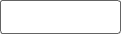
<?xml version="1.0" encoding="UTF-8"?>
<ui version="4.0">
 <class>RocketPromotedServerWidget</class>
 <widget class="QWidget" name="RocketPromotedServerWidget">
  <property name="geometry">
   <rect>
    <x>0</x>
    <y>0</y>
    <width>121</width>
    <height>34</height>
   </rect>
  </property>
  <property name="styleSheet">
   <string notr="true">QWidget#RocketPromotedServerWidget {
	background-color: transparent;
}

QFrame#frameContent {
	background-color: white;
	border: 1px solid rgb(100, 100, 100);
	border-radius: 3px;
}</string>
  </property>
  <layout class="QVBoxLayout" name="verticalLayout_2">
   <property name="spacing">
    <number>0</number>
   </property>
   <property name="margin">
    <number>0</number>
   </property>
   <item>
    <widget class="QFrame" name="frameContent">
     <property name="styleSheet">
      <string notr="true"/>
     </property>
     <layout class="QHBoxLayout" name="horizontalLayout_2" stretch="0">
      <property name="spacing">
       <number>0</number>
      </property>
      <property name="margin">
       <number>0</number>
      </property>
      <item>
       <widget class="QLabel" name="labelImage">
        <property name="sizePolicy">
         <sizepolicy hsizetype="Expanding" vsizetype="Expanding">
          <horstretch>0</horstretch>
          <verstretch>0</verstretch>
         </sizepolicy>
        </property>
        <property name="text">
         <string/>
        </property>
        <property name="alignment">
         <set>Qt::AlignLeading|Qt::AlignLeft|Qt::AlignTop</set>
        </property>
       </widget>
      </item>
     </layout>
    </widget>
   </item>
  </layout>
 </widget>
 <resources/>
 <connections/>
</ui>
